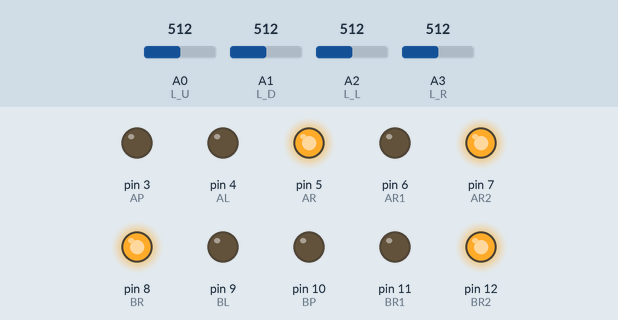
Recording of a sketch running on a simulated Arduino Uno, built with avr-gcc and run on an emulated ATmega328P. Shown: output pins drawn as LEDs (lit = HIGH). The test bench sets the inputs (shaded band); at power-on: A0 (L_U) = 512, A2 (L_L) = 512, A1 (L_D) = 512, A3 (L_R) = 512.

Above: at 1.2 s.
1.3 s: A0 (L_U) set to 527
At 2.0 s:
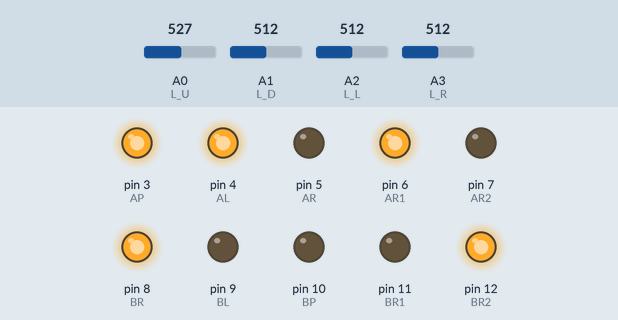
2.8 s: A2 (L_L) set to 517
At 3.7 s:
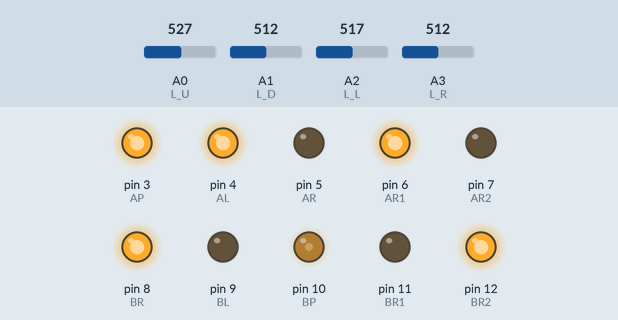
4.3 s: A1 (L_D) set to 519
At 5.4 s:
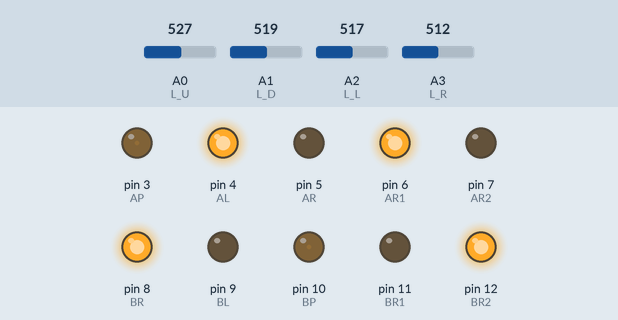
5.8 s: A3 (L_R) set to 716
At 7.0 s:
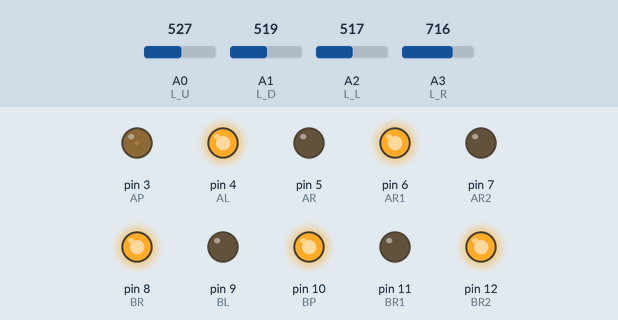
7.3 s: A0 (L_U) set to 716
At 8.5 s:
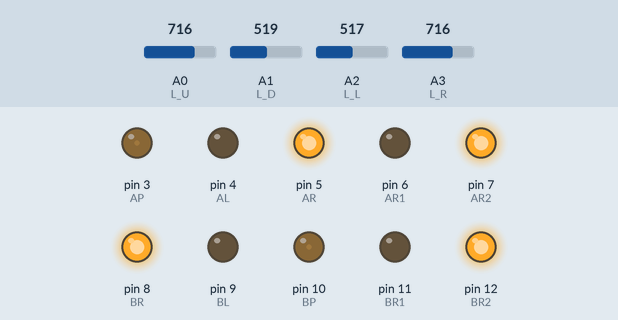
8.8 s: A1 (L_D) set to 716
At 9.2 s:
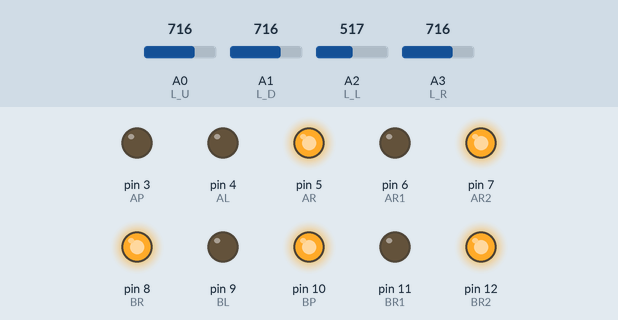
Timing chart, 0 to 11.3 s (numbered marks = the images above; inputs shaded):
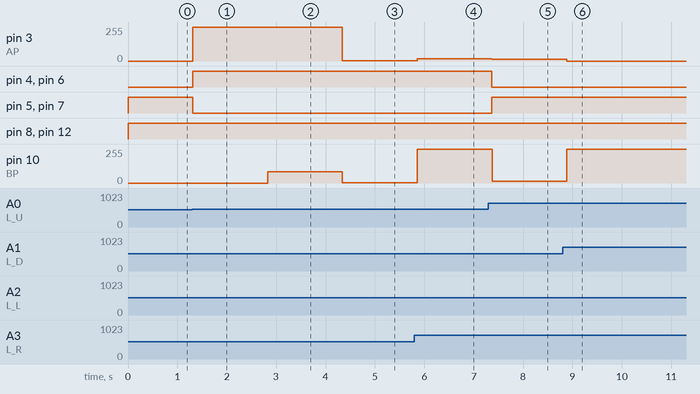

Measured:
- the behaviour switches between 516 and 517 on A0 (L_U) (found by bisection; images 0 and 1)
- the behaviour switches between 516 and 517 on A2 (L_L) (found by bisection; images 1 and 2)
- the behaviour switches between 518 and 519 on A1 (L_D) (found by bisection; images 2 and 3)
- after the input at 1.3 s, pin 3 (AP): 0/255 → 255/255 at once; pin 4 (AL), pin 6 (AR1): LOW → HIGH at once; pin 5 (AR), pin 7 (AR2): HIGH → LOW at once
- after the input at 2.8 s, pin 10 (BP): 0/255 → 85/255 at once
- after the input at 4.3 s, pin 3 (AP): 255/255 → 1/255 at once; pin 10 (BP): 85/255 → 1/255 at once
- after the input at 5.8 s, pin 3 (AP): 1/255 → 18/255 after 0.06 s; pin 10 (BP): 1/255 → 255/255 after 0.06 s
- after the input at 7.3 s, pin 3 (AP): 18/255 → 14/255 after 0.07 s; pin 4 (AL), pin 6 (AR1): HIGH → LOW after 0.07 s; pin 5 (AR), pin 7 (AR2): LOW → HIGH after 0.07 s; pin 10 (BP): 255/255 → 14/255 after 0.07 s
- after the input at 8.8 s, pin 3 (AP): 14/255 → 0/255 after 0.09 s; pin 10 (BP): 14/255 → 255/255 after 0.09 s

The sketch:

omni_plant_pot.ino
```cpp
// (licence header left out)
// pinouts for motor control
#define AP 3
#define AL 4
#define AR 5
#define BP 10
#define BL 9
#define BR 8
#define WHISTLE 1

#define AL1 4
#define AL2 5
#define AR1 6
#define AR2 7

#define BL1 9
#define BL2 8
#define BR1 11
#define BR2 12
// analog sensing pins in for light sensing
#define L_U 0
#define L_D 1
#define L_L 2
#define L_R 3

// named constants
#define FORWARD 1
#define BACKWARD 2
#define LEFT 3
#define RIGHT 4

int light_up, light_down, light_left, light_right;

void update_photocells() {
  light_up = analogRead(L_U);
  light_down = analogRead(L_D);
  light_left = analogRead(L_L);
  light_right = analogRead(L_R);
}

void set_direction_DEPRECATED( char group, int dir){
  //deprecated 2-pin version
  int left, right;
  // Set pins to corresponding group.
  if (group == 'A'){
    left = AL;
    right = AR;
  }
  if (group == 'B'){
    left = BL;
    right = BR;
  }
//  Serial.print("Left pin is ");
//  Serial.println((String) left);
//  Serial.print("Right pin is ");
//  Serial.println((String) right);
  // Writing the corresponding direction pins as desired
  switch(dir){
    case FORWARD:
//      Serial.println("forwards");
      digitalWrite(left, HIGH);
      digitalWrite(right, HIGH);
      break;
    case BACKWARD:
//      Serial.println("backwards");
      digitalWrite(left, LOW);
      digitalWrite(right, LOW);
      break;
    case LEFT:
//      Serial.println("left");
      digitalWrite(left, LOW);
      digitalWrite(right, HIGH);
      break;
    case RIGHT:
//      Serial.println("right");
      digitalWrite(left, HIGH);
      digitalWrite(right, LOW);
      break; //why not
    default: break;
  }
}

void set_direction( char group, int dir){
  //new version with 4 pin explicit output
  int l1, l2, r1, r2;
  // Set pins to corresponding group.
  if (group == 'A'){
    l1 = AL1;
    l2 = AL2;
    r1 = AR1;
    r2 = AR2;
  }
  if (group == 'B'){
    l1 = BL1;
    l2 = BL2;
    r1 = BR1;
    r2 = BR2;
  }
//  Serial.print("Left pin is ");
//  Serial.println((String) left);
//  Serial.print("Right pin is ");
//  Serial.println((String) right);
  // Writing the corresponding direction pins as desired
  switch(dir){
    case FORWARD:
//      Serial.println("forwards");
      digitalWrite(l1, HIGH);
      digitalWrite(r1, HIGH);
      digitalWrite(l2, LOW);
      digitalWrite(r2, LOW);
      break;
    case BACKWARD:
//      Serial.println("backwards");
      digitalWrite(l1, LOW);
      digitalWrite(r1, LOW);
      digitalWrite(l2, HIGH);
      digitalWrite(r2, HIGH);
      break;
    case LEFT:
//      Serial.println("left");
      digitalWrite(l1, LOW);
      digitalWrite(r1, HIGH);
      digitalWrite(l2, HIGH);
      digitalWrite(r2, LOW);
      break;
    case RIGHT:
//      Serial.println("right");
      digitalWrite(l1, HIGH);
      digitalWrite(r1, LOW);
      digitalWrite(l2, LOW);
      digitalWrite(r2, HIGH);
      break; //why not
    default: break;
  }
}

void set_power( char group, int power) {
  // somewhat unnecessary abstraction, but I'll include for consistency with interface.
//  Serial.println((String)group);
  if (group == 'A'){
//    Serial.print("Setting A power to ");
//    Serial.println((String)power);
    analogWrite(AP, power);
  }
  if (group == 'B'){
//    Serial.print("Setting B power to ");
//    Serial.println((String)power);
    analogWrite(BP, power);
  }
}

void set_motor_group( char group, int dir, int power){
  set_direction(group, dir);
  set_power(group, power);


}

void holonomic_seek_step(){
  // Set the the bot to holonomically seek the light source at the specific instance in time
  // Should be wrapped in a control block to adjust precision
  update_photocells();
  int y_diff = ((light_up - light_down) * 255) / 1023;
  int x_diff = ((light_right - light_left) * 255) / 1023;
  int y_mag = abs(y_diff);
  int x_mag = abs(x_diff);
  if (y_mag > x_mag){
    x_mag = 255 * x_mag / y_mag;
    y_mag = 255;
  } else if (x_mag > y_mag){
   y_mag = 255 * y_mag / x_mag;
   x_mag = 255;
  }
  if (y_diff > 0) {
    set_motor_group('A', FORWARD, y_mag);
  } else {
    set_motor_group('A', BACKWARD, y_mag);
  }
  if (x_diff > 0) {
    set_motor_group('B', FORWARD, x_mag);
  } else {
    set_motor_group('B', BACKWARD, x_mag);
  }
}

int ambient_light(){
  update_photocells();
  return min(min(light_up, light_down), min(light_left, light_right));
}


void rotational_seek_step_fine(){
  // Set the the bot to rotationally seek the light source at the specific instance in time
  // Should be wrapped in a control loop
  update_photocells();
  int forward = light_up;
  set_motor_group('A', LEFT, 255);
  set_motor_group('B', LEFT, 255);
  delay(100);
  update_photocells();
  int left = light_left;
  set_motor_group('A', RIGHT, 255);
  set_motor_group('B', RIGHT, 255);
  delay(200);
  update_photocells();
  int right = light_right;
  if (forward > right){
      set_motor_group('A', LEFT, 255);
      set_motor_group('B', LEFT, 255);
      delay(100);
  }
   if (left > forward){
      set_motor_group('A', LEFT, 255);
      set_motor_group('B', LEFT, 255);
      delay(100);
  }
}
boolean rotational_seek_step_coarse(){
  // Set the the bot to rotationally seek the light source at the specific instance in time
  // Should be wrapped in a control loop
  update_photocells();
  if (light_left > light_right){
    if (light_up < light_left) {
      set_motor_group('A', LEFT, 255);
      set_motor_group('B', LEFT, 255);
      delay(100);
      return true;
    }
  } else {
    if (light_up < light_right) {
      set_motor_group('A', RIGHT, 255);
      set_motor_group('B', RIGHT, 255);
      delay(100);
      return true;
    }
  }
  return false;
}

void holonomic_seek(int threshold, int step_length){
  while (ambient_light() < threshold){
    holonomic_seek_step();
    delay(step_length);
  }
}

void rotational_seek(int threshold) {
  while (ambient_light() < threshold) {
    while(rotational_seek_step_coarse() == true){}
    for (int i = 0; i < 20; i++){
      rotational_seek_step_fine(); //fine correction
    }
    set_motor_group('A', FORWARD, 255);
    delay(100);
    set_motor_group('A', FORWARD, 0);
  }
}

void set_motors_manual(int power){
   char key;
   if (Serial.available()) {
     key = Serial.read();
   }
   switch(key){
    case 'w':
      set_motor_group('A', FORWARD, power);
      set_motor_group('B', FORWARD, 0);
      break;
    case 'a':
      set_motor_group('A', FORWARD, 0);
      set_motor_group('B', BACKWARD, power);
      break;
    case 's':
      set_motor_group('A', BACKWARD, power);
      set_motor_group('B', FORWARD, 0);
      break;
    case 'd':
      set_motor_group('A', FORWARD, 0);
      set_motor_group('B', FORWARD, power);
      break;
    case 'q':
      set_motor_group('A', LEFT, power);
      set_motor_group('B', LEFT, power);
      break;
    case 'e':
      set_motor_group('A', RIGHT, power);
      set_motor_group('B', RIGHT, power);
      break;
    case 'x':
      set_motor_group('A', FORWARD, 0);
      set_motor_group('B', FORWARD, 0);
      break;
    default:
      break;
   }
   delay(10);
}

void brake(){
  set_motor_group('A', FORWARD, 0);
  set_motor_group('B', FORWARD, 0);
}

void bask(){
  set_motor_group('A', LEFT, 80);
  set_motor_group('B', LEFT, 80);
}

/**
 * Send data over to be used in  processing.
 */
void serial_processing(){
//    Serial.print("up: ");
  Serial.print(analogRead(L_U));
  Serial.print("  ");
  Serial.print(analogRead(L_D));
  Serial.print("  ");
  Serial.print(analogRead(L_L));
  Serial.print("  ");
  Serial.println(analogRead(L_R));
  delay(30);
}

void setup() {
  pinMode(AL, OUTPUT);
  pinMode(AR, OUTPUT);
  pinMode(AP, OUTPUT);
  pinMode(BL, OUTPUT);
  pinMode(BR, OUTPUT);
  pinMode(BP, OUTPUT);
  pinMode(AL1, OUTPUT);
  pinMode(AR1, OUTPUT);
  pinMode(AL2, OUTPUT);
  pinMode(AR2, OUTPUT);
  pinMode(BL1, OUTPUT);
  pinMode(BR1, OUTPUT);
  pinMode(BL2, OUTPUT);
  pinMode(BR2, OUTPUT);

  Serial.begin(9600);
  set_motor_group('A', FORWARD, 0);
  set_motor_group('B', FORWARD, 0);
}

void loop() {
//    serial_processing();
//    set_motors_manual(120);
  holonomic_seek(1023, 100);
}
```
